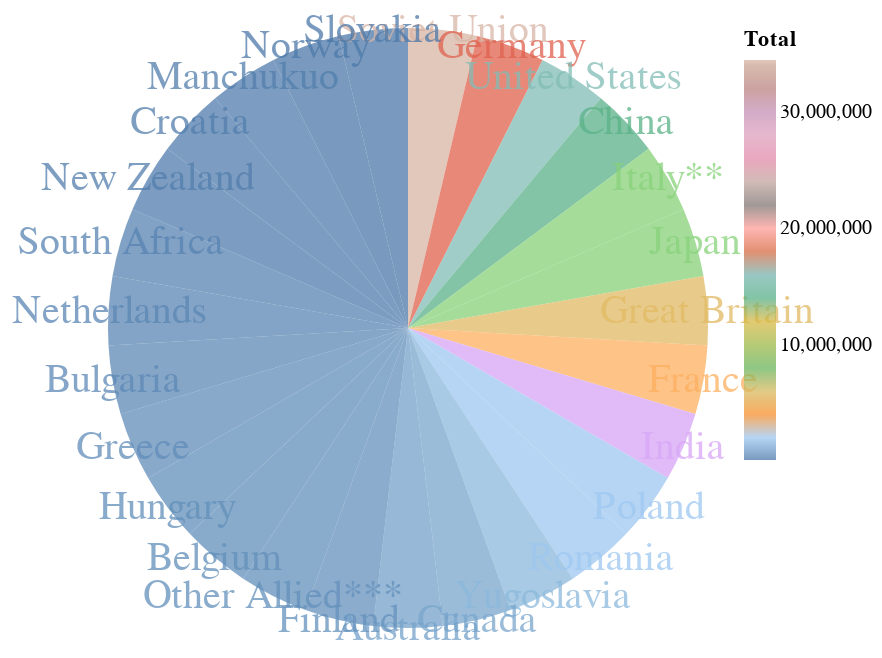

Notebook source saved alongside this figure:
### Code cell
# Define input dropdown
input_dropdown = alt.binding_select(options=['Allied', 'Axis'], name='Region')
selection = alt.selection_single(fields=['Side'], bind=input_dropdown, name='Region ')

# Create pie chart
base = alt.Chart(ww2).mark_arc().encode(
    theta="Total",
    color="Country:N",
).add_selection(
    selection
).transform_filter(
    selection
)

# Add legend with scale
legend = alt.Chart(ww2).mark_rect().encode(
    y=alt.Y('Total:Q', axis=alt.Axis(title='Total Deaths')),
    color=alt.Color('Total:Q', scale=alt.Scale(scheme='tableau20'), legend=alt.Legend(orient='right', title='Total Deaths'))
)
base + legend

### Figure 1 — Vega-Lite specification as saved in the notebook (floating-point values rounded to 4 significant figures)
{"config": {"view": {"continuousWidth": 300, "continuousHeight": 300}}, "layer": [{"mark": {"type": "arc"}, "encoding": {"color": {"field": "Total", "scale": {"scheme": "tableau20"}, "type": "quantitative"}, "opacity": {"condition": {"param": "Select", "value": 0.75}, "value": 0.05}, "theta": {"field": "Country", "sort": ["Total:Q"], "type": "nominal"}, "tooltip": {"field": "Total", "type": "quantitative"}}, "name": "view_18"}, {"mark": {"type": "text", "radius": 150, "size": 20}, "encoding": {"color": {"field": "Total", "scale": {"scheme": "tableau20"}, "type": "quantitative"}, "opacity": {"condition": {"param": "Select", "value": 0.75}, "value": 0.05}, "text": {"field": "Country", "type": "nominal"}, "theta": {"field": "Country", "sort": ["Total:Q"], "type": "nominal"}, "tooltip": {"field": "Total", "type": "quantitative"}}}], "data": {"name": "data-dad90e166bf56a31a238e42ca8cfee8d"}, "params": [{"name": "Select", "select": {"type": "point", "fields": ["Side"]}, "bind": {"input": "select", "options": ["Allied", "Axis"]}, "views": ["view_18"]}], "$schema": "https://vega.github.io/schema/vega-lite/v5.17.0.json", "datasets": {"data-dad90e166bf56a31a238e42ca8cfee8d": [{"Country": "Soviet Union", "Side": "Allied", "Total": 34480000.0}, {"Country": "Germany", "Side": "Axis", "Total": 18100000.0}, {"Country": "United States", "Side": "Allied", "Total": 16350000.0}, {"Country": "China", "Side": "Allied", "Total": 14000000.0}, {"Country": "Italy**", "Side": "Axis", "Total": 9100000.0}, {"Country": "Japan", "Side": "Axis", "Total": 9100000.0}, {"Country": "Great Britain", "Side": "Allied", "Total": 5896000.0}, {"Country": "France", "Side": "Allied", "Total": 5000000.0}, {"Country": "India", "Side": "Allied", "Total": 2581000.0}, {"Country": "Poland", "Side": "Allied", "Total": 2000000.0}, {"Country": "Romania", "Side": "Axis", "Total": 2000000.0}, {"Country": "Yugoslavia", "Side": "Allied", "Total": 1500000.0}, {"Country": "Canada", "Side": "Allied", "Total": 1100000.0}, {"Country": "Australia", "Side": "Allied", "Total": 1000000.0}, {"Country": "Finland", "Side": "Axis", "Total": 650000.0}, {"Country": "Other Allied***", "Side": "Allied", "Total": 620000.0}, {"Country": "Belgium", "Side": "Allied", "Total": 600000.0}, {"Country": "Hungary", "Side": "Axis", "Total": 600000.0}, {"Country": "Greece", "Side": "Allied", "Total": 540000.0}, {"Country": "Bulgaria", "Side": "Axis", "Total": 450000.0}, {"Country": "Netherlands", "Side": "Allied", "Total": 400000.0}, {"Country": "South Africa", "Side": "Allied", "Total": 330000.0}, {"Country": "New Zealand", "Side": "Allied", "Total": 204000.0}, {"Country": "Croatia", "Side": "Axis", "Total": 200000.0}, {"Country": "Manchukuo", "Side": "Axis", "Total": 200000.0}, {"Country": "Norway", "Side": "Allied", "Total": 90000.0}, {"Country": "Slovakia", "Side": "Axis", "Total": 80000.0}]}}
